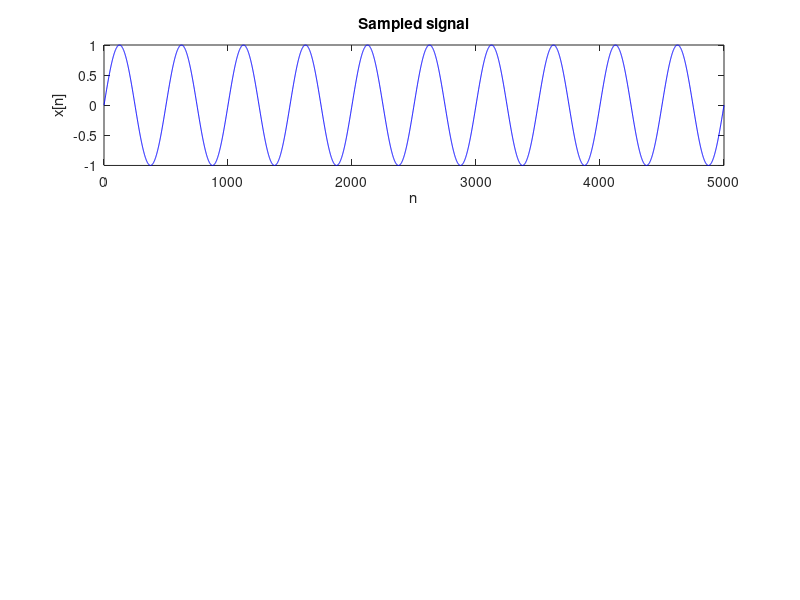

Reproduce this figure in MATLAB. (Note: this script raises an error after producing the figure.)
f0 = 10;
Fs = 5000;
time_grid = 0:1/Fs:1;
x = sin(2*pi*f0*time_grid);

% a and B
a=1;
B=4;

figure();
subplot(3,1,1);
plot(Fs*time_grid,x,"blue");
xlabel("n");
ylabel("x[n]");
title("Sampled signal");

y = quadratic_quant(x,B,a);
subplot(3,1,2);
plot(Fs*time_grid,y,"blue");
xlabel("n");
ylabel("y[n]");
title("Quantized signal, B="+num2str(B)+", a="+num2str(a));

e = abs(x-y);
subplot(3,1,3);
plot(Fs*time_grid,e,"black");
xlabel("n");
ylabel("e[n]");
title("Quantization error of signal");

figure();
histogram(e,NumBins=15);
title("Histogram of Quantization error, B="+num2str(B)+", a="+num2str(a));
